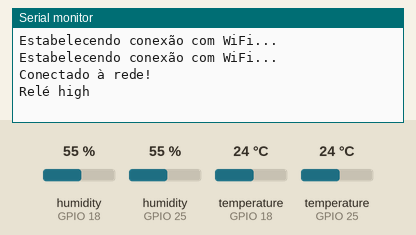
Recording of a sketch running on a simulated ESP32. Shown: the last lines printed to the serial monitor. The test bench sets the inputs (shaded band); at power-on: temperature (sensors on GPIO 25, GPIO 18) 24 °C, humidity (sensors on GPIO 18, GPIO 25) 55 %. WiFi joins after 1.5 s; servers stay silent unless stated; uploads are accepted with an empty reply.

Above: at 3.2 s.
3.3 s: temperature (sensor on GPIO 25) set to 33 °C
At 12.8 s:
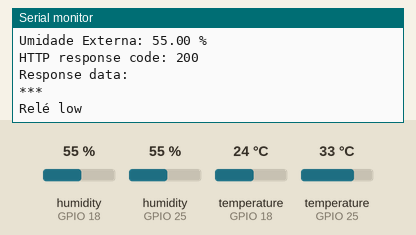
18.3 s: humidity (sensor on GPIO 18) set to 22 %
At 22.39 s:
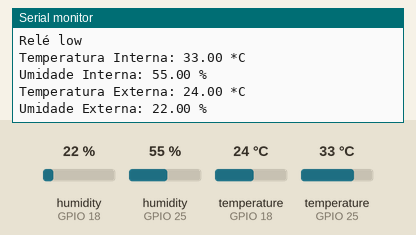
33.3 s: humidity (sensor on GPIO 25) set to 22 %
At 38.0 s:
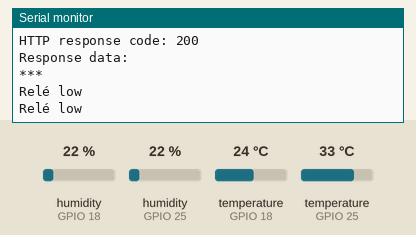
48.3 s: temperature (sensor on GPIO 18) set to 12 °C
At 53.03 s:
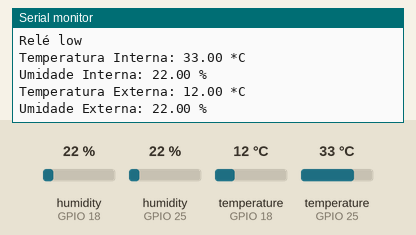
63.3 s: humidity (sensor on GPIO 18) set to 40 %
At 73.46 s:
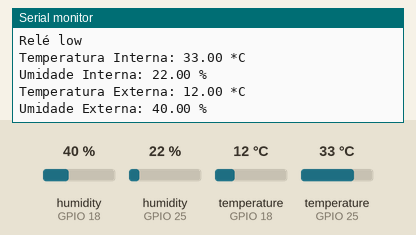
Timing chart, 0 to 75.0 s (numbered marks = the images above; inputs shaded):
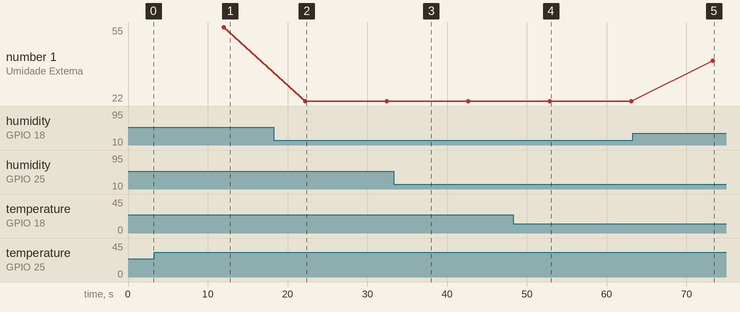

Measured:
- after the input at 3.3 s, the serial monitor: prints a new line after 8.7 s (image 1)
- after the input at 18.3 s, the serial monitor: prints a new line after 3.9 s (image 2)
- after the input at 48.3 s, the serial monitor: prints a new line after 4.6 s (image 4)
- after the input at 63.3 s, the serial monitor: prints a new line after 10.0 s (image 5)
- plotted number 1: 55 → 22 after the input at 18.3 s, 22 → 40 after the input at 63.3 s

The sketch:

sensoriamento-controle.ino
```cpp
#include <Arduino.h>
#include <WiFi.h>
#include <HTTPClient.h>
#include <Wire.h>
#include "DHT.h"
#include <OneWire.h>
#include <DallasTemperature.h>

#define DHTTYPE DHT22
#define DHTPIN 25 // Pino DHT interno (SCL)
#define DHTPIN2 18 // Pino DHT externo (SCL)
#define ONE_WIRE_BUS 32 // pino Output DS18B20

DHT dht (DHTPIN, DHTTYPE); // Cria o objeto dht
DHT dht2 (DHTPIN2, DHTTYPE);
OneWire oneWire(ONE_WIRE_BUS); // Prepara uma instância oneWire para comunicar com qualquer outro dispositivo oneWire
DallasTemperature sensors(&oneWire);  // Passa uma referência oneWire para a biblioteca DallasTemperature

#define WIFISSID "HperLink Fibra Marli"
#define PASSWORD "31012706"

#define MICROCONTROLLER_CODE "esp32amo" // Código fixo para o microcontrolador

float tempInt;
float umidInt;
float tempExt;
float umidExt;
//float tempAlimento;

float tempControle = 30; // temperatura que ativa o controle

unsigned long previousMillis = 0;
const long interval = 10000; // 30 segundos

void setup() {
  Serial.begin(115200);
  dht.begin(); // Inicia o dht
  dht2.begin(); // Inicia o dht
  //sensors.begin();  // Inicia a biblioteca DS18B20

  WiFi.begin(WIFISSID, PASSWORD);

  while (WiFi.status() != WL_CONNECTED) {
    delay(1000);
    Serial.println("Estabelecendo conexão com WiFi...");
  }
  Serial.println("Conectado à rede!");
}

void loop() {
  unsigned long currentMillis = millis();

  if (currentMillis - previousMillis >= interval) {
    previousMillis = currentMillis;

	/*tempInt = readTemperature(&I2Cum); // Somente para mostrar no monitor serial
	umidInt = readHumidity(&I2Cum); // Somente para mostrar no monitor serial*/
  umidExt = dht2.readHumidity(); // Somente para mostrar no monitor serial
	tempExt = dht2.readTemperature(); // Somente para mostrar no monitor serial
	umidInt = dht.readHumidity(); // Somente para mostrar no monitor serial
	tempInt = dht.readTemperature(); // Somente para mostrar no monitor serial
  //sensors.requestTemperatures(); // para o DS18B20
  //tempAlimento = sensors.getTempCByIndex(0);

    Serial.print("Temperatura Interna: ");
    Serial.print(tempInt);
    Serial.println(" *C");
    Serial.print("Umidade Interna: ");
    Serial.print(umidInt);
    Serial.println(" %");
    Serial.print("Temperatura Externa: ");
    Serial.print(tempExt);
    Serial.println(" *C");
    Serial.print("Umidade Externa: ");
    Serial.print(umidExt);
    Serial.println(" %");
    //Serial.print("Temperatura Alimento: ");
    //Serial.print(tempAlimento);
    //Serial.println(" *C");
    sendToAPI(tempInt, umidInt, tempExt, umidExt);  //, tempAlimento);
	Serial.print("*** "); Serial.println(" ");
  }
  // condição para ativar / desativar o relé
   if(tempInt < tempControle){
    digitalWrite(27,HIGH);
    Serial.println("Relé high");
  }
  else{
    digitalWrite(27,LOW);
    Serial.println("Relé low");
  }
  delay(5000);
}

void sendToAPI(float tempInt, float umidInt, float tempExt, float umidExt) { //, float tempAlimento) {
  HTTPClient http;

  String url = "https://brisa-ts.dev.amo.delivery/api/";
  String data = "{";
  data += "\"microcontroller_code\":\"" + String(MICROCONTROLLER_CODE) + "\", ";
  data += "\"temperature_int\": " + String(tempInt, 2) + ", ";
  data += "\"humidity_int\": " + String(umidInt, 2) + ", ";
  data += "\"temperature_ext\": " + String(tempExt, 2) + ", ";
  data += "\"humidity_ext\": " + String(umidExt, 2) + ", ";
  //data += "\"temperature_alimento\": " + String(tempAlimento, 2);
  data += "}";

  http.begin(url);
  http.addHeader("Content-Type", "application/json");

  int httpCode = http.POST(data);

  if (httpCode > 0) {
    String payload = http.getString();
    Serial.print("HTTP response code: ");
    Serial.println(httpCode);
    Serial.print("Response data: ");
    Serial.println(payload);
  } else {
    Serial.println("HTTP request failed");
  }

  http.end();
}
```
